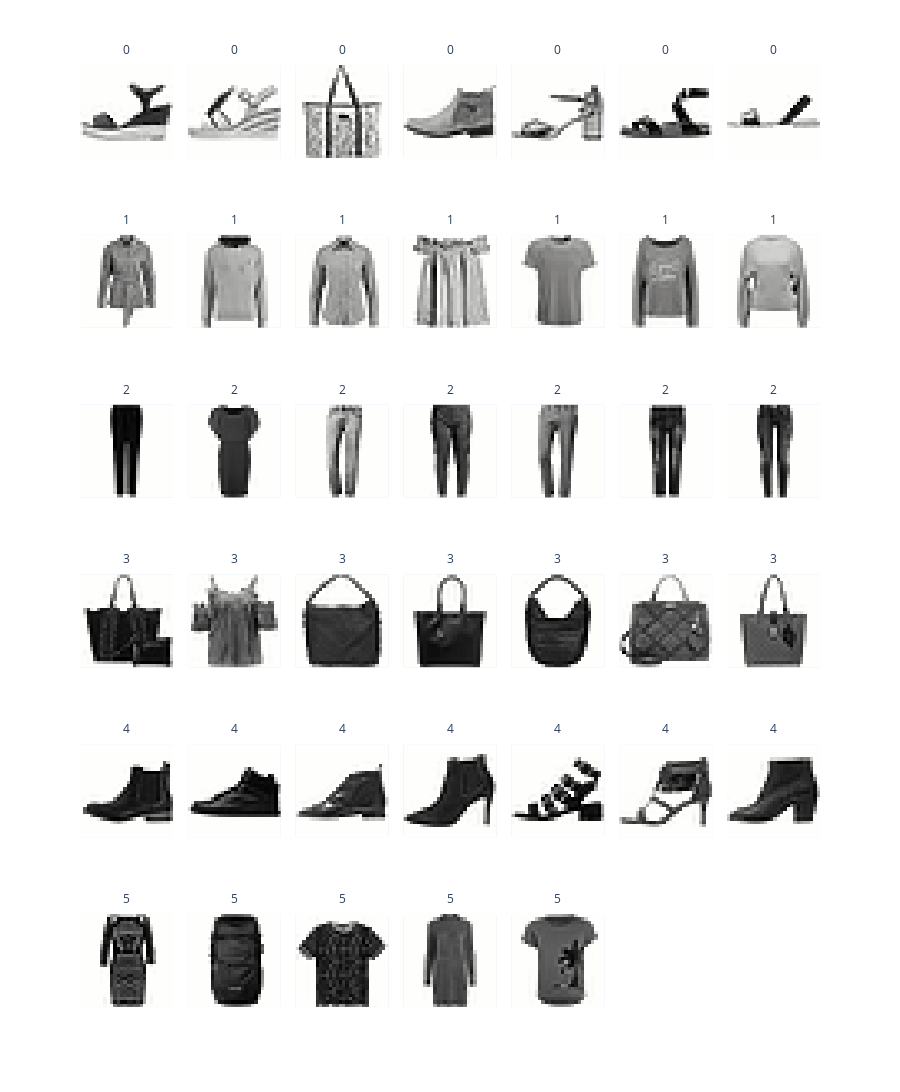

The notebook cell this image was saved under:
### Markdown cell above
<!-- BEGIN QUESTION -->

### Code cell
# TODO: Plot 7 images from each cluster (use the show_images function, 10 rows, 7 columns
# Sample 7 images from each cluster
cluster_examples = (
    kmeans_df.groupby("cluster", group_keys=False)
    .apply(lambda x: x.sample(7, random_state=SEED))
    .reset_index(drop=True)
)

fig = show_images(
    cluster_examples["image"].tolist(),
    ncols=7,
    labels=cluster_examples["cluster"].tolist(),
    reshape=True
)

fig.show()

### Figure 1 — Plotly figure (JSON) as saved in the notebook; plotly's stock layout.template omitted (floating-point values rounded to 4 significant figures; data arrays with more than 128 entries replaced by an {"elided": "..."} marker saying what was removed)
{"data": [{"hovertemplate": "x: %{x}<br>y: %{y}<br>color: %{z}<extra></extra>", "type": "heatmap", "yaxis": "y36", "z": {"elided": "28x28 float values"}, "coloraxis": "coloraxis", "xaxis": "x36", "name": "0"}, {"hovertemplate": "x: %{x}<br>y: %{y}<br>color: %{z}<extra></extra>", "type": "heatmap", "yaxis": "y37", "z": {"elided": "28x28 float values"}, "coloraxis": "coloraxis", "xaxis": "x37", "name": "1"}, {"hovertemplate": "x: %{x}<br>y: %{y}<br>color: %{z}<extra></extra>", "type": "heatmap", "yaxis": "y38", "z": {"elided": "28x28 float values"}, "coloraxis": "coloraxis", "xaxis": "x38", "name": "2"}, {"hovertemplate": "x: %{x}<br>y: %{y}<br>color: %{z}<extra></extra>", "type": "heatmap", "yaxis": "y39", "z": {"elided": "28x28 float values"}, "coloraxis": "coloraxis", "xaxis": "x39", "name": "3"}, {"hovertemplate": "x: %{x}<br>y: %{y}<br>color: %{z}<extra></extra>", "type": "heatmap", "yaxis": "y40", "z": {"elided": "28x28 float values"}, "coloraxis": "coloraxis", "xaxis": "x40", "name": "4"}, {"hovertemplate": "x: %{x}<br>y: %{y}<br>color: %{z}<extra></extra>", "type": "heatmap", "yaxis": "y41", "z": {"elided": "28x28 float values"}, "coloraxis": "coloraxis", "xaxis": "x41", "name": "5"}, {"hovertemplate": "x: %{x}<br>y: %{y}<br>color: %{z}<extra></extra>", "type": "heatmap", "yaxis": "y42", "z": {"elided": "28x28 float values"}, "coloraxis": "coloraxis", "xaxis": "x42", "name": "6"}, {"hovertemplate": "x: %{x}<br>y: %{y}<br>color: %{z}<extra></extra>", "type": "heatmap", "yaxis": "y29", "z": {"elided": "28x28 float values"}, "coloraxis": "coloraxis", "xaxis": "x29", "name": "7"}, {"hovertemplate": "x: %{x}<br>y: %{y}<br>color: %{z}<extra></extra>", "type": "heatmap", "yaxis": "y30", "z": {"elided": "28x28 float values"}, "coloraxis": "coloraxis", "xaxis": "x30", "name": "8"}, {"hovertemplate": "x: %{x}<br>y: %{y}<br>color: %{z}<extra></extra>", "type": "heatmap", "yaxis": "y31", "z": {"elided": "28x28 float values"}, "coloraxis": "coloraxis", "xaxis": "x31", "name": "9"}, {"hovertemplate": "x: %{x}<br>y: %{y}<br>color: %{z}<extra></extra>", "type": "heatmap", "yaxis": "y32", "z": {"elided": "28x28 float values"}, "coloraxis": "coloraxis", "xaxis": "x32", "name": "10"}, {"hovertemplate": "x: %{x}<br>y: %{y}<br>color: %{z}<extra></extra>", "type": "heatmap", "yaxis": "y33", "z": {"elided": "28x28 float values"}, "coloraxis": "coloraxis", "xaxis": "x33", "name": "11"}, {"hovertemplate": "x: %{x}<br>y: %{y}<br>color: %{z}<extra></extra>", "type": "heatmap", "yaxis": "y34", "z": {"elided": "28x28 float values"}, "coloraxis": "coloraxis", "xaxis": "x34", "name": "12"}, {"hovertemplate": "x: %{x}<br>y: %{y}<br>color: %{z}<extra></extra>", "type": "heatmap", "yaxis": "y35", "z": {"elided": "28x28 float values"}, "coloraxis": "coloraxis", "xaxis": "x35", "name": "13"}, {"hovertemplate": "x: %{x}<br>y: %{y}<br>color: %{z}<extra></extra>", "type": "heatmap", "yaxis": "y22", "z": {"elided": "28x28 float values"}, "coloraxis": "coloraxis", "xaxis": "x22", "name": "14"}, {"hovertemplate": "x: %{x}<br>y: %{y}<br>color: %{z}<extra></extra>", "type": "heatmap", "yaxis": "y23", "z": {"elided": "28x28 float values"}, "coloraxis": "coloraxis", "xaxis": "x23", "name": "15"}, {"hovertemplate": "x: %{x}<br>y: %{y}<br>color: %{z}<extra></extra>", "type": "heatmap", "yaxis": "y24", "z": {"elided": "28x28 float values"}, "coloraxis": "coloraxis", "xaxis": "x24", "name": "16"}, {"hovertemplate": "x: %{x}<br>y: %{y}<br>color: %{z}<extra></extra>", "type": "heatmap", "yaxis": "y25", "z": {"elided": "28x28 float values"}, "coloraxis": "coloraxis", "xaxis": "x25", "name": "17"}, {"hovertemplate": "x: %{x}<br>y: %{y}<br>color: %{z}<extra></extra>", "type": "heatmap", "yaxis": "y26", "z": {"elided": "28x28 float values"}, "coloraxis": "coloraxis", "xaxis": "x26", "name": "18"}, {"hovertemplate": "x: %{x}<br>y: %{y}<br>color: %{z}<extra></extra>", "type": "heatmap", "yaxis": "y27", "z": {"elided": "28x28 float values"}, "coloraxis": "coloraxis", "xaxis": "x27", "name": "19"}, {"hovertemplate": "x: %{x}<br>y: %{y}<br>color: %{z}<extra></extra>", "type": "heatmap", "yaxis": "y28", "z": {"elided": "28x28 float values"}, "coloraxis": "coloraxis", "xaxis": "x28", "name": "20"}, {"hovertemplate": "x: %{x}<br>y: %{y}<br>color: %{z}<extra></extra>", "type": "heatmap", "yaxis": "y15", "z": {"elided": "28x28 float values"}, "coloraxis": "coloraxis", "xaxis": "x15", "name": "21"}, {"hovertemplate": "x: %{x}<br>y: %{y}<br>color: %{z}<extra></extra>", "type": "heatmap", "yaxis": "y16", "z": {"elided": "28x28 float values"}, "coloraxis": "coloraxis", "xaxis": "x16", "name": "22"}, {"hovertemplate": "x: %{x}<br>y: %{y}<br>color: %{z}<extra></extra>", "type": "heatmap", "yaxis": "y17", "z": {"elided": "28x28 float values"}, "coloraxis": "coloraxis", "xaxis": "x17", "name": "23"}, {"hovertemplate": "x: %{x}<br>y: %{y}<br>color: %{z}<extra></extra>", "type": "heatmap", "yaxis": "y18", "z": {"elided": "28x28 float values"}, "coloraxis": "coloraxis", "xaxis": "x18", "name": "24"}, {"hovertemplate": "x: %{x}<br>y: %{y}<br>color: %{z}<extra></extra>", "type": "heatmap", "yaxis": "y19", "z": {"elided": "28x28 float values"}, "coloraxis": "coloraxis", "xaxis": "x19", "name": "25"}, {"hovertemplate": "x: %{x}<br>y: %{y}<br>color: %{z}<extra></extra>", "type": "heatmap", "yaxis": "y20", "z": {"elided": "28x28 float values"}, "coloraxis": "coloraxis", "xaxis": "x20", "name": "26"}, {"hovertemplate": "x: %{x}<br>y: %{y}<br>color: %{z}<extra></extra>", "type": "heatmap", "yaxis": "y21", "z": {"elided": "28x28 float values"}, "coloraxis": "coloraxis", "xaxis": "x21", "name": "27"}, {"hovertemplate": "x: %{x}<br>y: %{y}<br>color: %{z}<extra></extra>", "type": "heatmap", "yaxis": "y8", "z": {"elided": "28x28 float values"}, "coloraxis": "coloraxis", "xaxis": "x8", "name": "28"}, {"hovertemplate": "x: %{x}<br>y: %{y}<br>color: %{z}<extra></extra>", "type": "heatmap", "yaxis": "y9", "z": {"elided": "28x28 float values"}, "coloraxis": "coloraxis", "xaxis": "x9", "name": "29"}, {"hovertemplate": "x: %{x}<br>y: %{y}<br>color: %{z}<extra></extra>", "type": "heatmap", "yaxis": "y10", "z": {"elided": "28x28 float values"}, "coloraxis": "coloraxis", "xaxis": "x10", "name": "30"}, {"hovertemplate": "x: %{x}<br>y: %{y}<br>color: %{z}<extra></extra>", "type": "heatmap", "yaxis": "y11", "z": {"elided": "28x28 float values"}, "coloraxis": "coloraxis", "xaxis": "x11", "name": "31"}, {"hovertemplate": "x: %{x}<br>y: %{y}<br>color: %{z}<extra></extra>", "type": "heatmap", "yaxis": "y12", "z": {"elided": "28x28 float values"}, "coloraxis": "coloraxis", "xaxis": "x12", "name": "32"}, {"hovertemplate": "x: %{x}<br>y: %{y}<br>color: %{z}<extra></extra>", "type": "heatmap", "yaxis": "y13", "z": {"elided": "28x28 float values"}, "coloraxis": "coloraxis", "xaxis": "x13", "name": "33"}, {"hovertemplate": "x: %{x}<br>y: %{y}<br>color: %{z}<extra></extra>", "type": "heatmap", "yaxis": "y14", "z": {"elided": "28x28 float values"}, "coloraxis": "coloraxis", "xaxis": "x14", "name": "34"}, {"hovertemplate": "x: %{x}<br>y: %{y}<br>color: %{z}<extra></extra>", "type": "heatmap", "yaxis": "y", "z": {"elided": "28x28 float values"}, "coloraxis": "coloraxis", "xaxis": "x", "name": "35"}, {"hovertemplate": "x: %{x}<br>y: %{y}<br>color: %{z}<extra></extra>", "type": "heatmap", "yaxis": "y2", "z": {"elided": "28x28 float values"}, "coloraxis": "coloraxis", "xaxis": "x2", "name": "36"}, {"hovertemplate": "x: %{x}<br>y: %{y}<br>color: %{z}<extra></extra>", "type": "heatmap", "yaxis": "y3", "z": {"elided": "28x28 float values"}, "coloraxis": "coloraxis", "xaxis": "x3", "name": "37"}, {"hovertemplate": "x: %{x}<br>y: %{y}<br>color: %{z}<extra></extra>", "type": "heatmap", "yaxis": "y4", "z": {"elided": "28x28 float values"}, "coloraxis": "coloraxis", "xaxis": "x4", "name": "38"}, {"hovertemplate": "x: %{x}<br>y: %{y}<br>color: %{z}<extra></extra>", "type": "heatmap", "yaxis": "y5", "z": {"elided": "28x28 float values"}, "coloraxis": "coloraxis", "xaxis": "x5", "name": "39"}], "layout": {"yaxis36": {"matches": "y", "anchor": "x36", "showgrid": false, "showticklabels": false, "domain": [0.8917, 1.0]}, "xaxis27": {"matches": "x", "anchor": "y27", "showgrid": false, "showticklabels": false, "domain": [0.7286, 0.8543]}, "yaxis4": {"matches": "y", "anchor": "x4", "showgrid": false, "showticklabels": false, "domain": [0.0, 0.1083]}, "yaxis17": {"matches": "y", "anchor": "x17", "showgrid": false, "showticklabels": false, "domain": [0.3567, 0.465]}, "yaxis10": {"matches": "y", "anchor": "x10", "showgrid": false, "showticklabels": false, "domain": [0.1783, 0.2867]}, "xaxis28": {"matches": "x", "anchor": "y28", "showgrid": false, "showticklabels": false, "domain": [0.8743, 1.0]}, "xaxis14": {"matches": "x", "anchor": "y14", "showgrid": false, "showticklabels": false, "domain": [0.8743, 1.0]}, "xaxis35": {"matches": "x", "anchor": "y35", "showgrid": false, "showticklabels": false, "domain": [0.8743, 1.0]}, "yaxis38": {"matches": "y", "anchor": "x38", "showgrid": false, "showticklabels": false, "domain": [0.8917, 1.0]}, "yaxis13": {"matches": "y", "anchor": "x13", "showgrid": false, "showticklabels": false, "domain": [0.1783, 0.2867]}, "xaxis39": {"matches": "x", "anchor": "y39", "showgrid": false, "showticklabels": false, "domain": [0.4371, 0.5629]}, "yaxis21": {"matches": "y", "anchor": "x21", "showgrid": false, "showticklabels": false, "domain": [0.3567, 0.465]}, "yaxis": {"autorange": "reversed", "showticklabels": false, "anchor": "x", "showgrid": false, "constrain": "domain", "domain": [0.0, 0.1083]}, "xaxis29": {"matches": "x", "anchor": "y29", "showgrid": false, "showticklabels": false, "domain": [0.0, 0.1257]}, "margin": {"t": 60.0}, "yaxis27": {"matches": "y", "anchor": "x27", "showgrid": false, "showticklabels": false, "domain": [0.535, 0.6433]}, "xaxis42": {"matches": "x", "anchor": "y42", "showgrid": false, "showticklabels": false, "domain": [0.8743, 1.0]}, "xaxis37": {"matches": "x", "anchor": "y37", "showgrid": false, "showticklabels": false, "domain": [0.1457, 0.2714]}, "xaxis36": {"matches": "x", "anchor": "y36", "showgrid": false, "showticklabels": false, "domain": [0.0, 0.1257]}, "yaxis7": {"matches": "y", "anchor": "x7", "showgrid": false, "showticklabels": false, "domain": [0.0, 0.1083]}, "xaxis30": {"matches": "x", "anchor": "y30", "showgrid": false, "showticklabels": false, "domain": [0.1457, 0.2714]}, "yaxis16": {"matches": "y", "anchor": "x16", "showgrid": false, "showticklabels": false, "domain": [0.3567, 0.465]}, "yaxis28": {"matches": "y", "anchor": "x28", "showgrid": false, "showticklabels": false, "domain": [0.535, 0.6433]}, "yaxis11": {"matches": "y", "anchor": "x11", "showgrid": false, "showticklabels": false, "domain": [0.1783, 0.2867]}, "yaxis26": {"matches": "y", "anchor": "x26", "showgrid": false, "showticklabels": false, "domain": [0.535, 0.6433]}, "yaxis24": {"matches": "y", "anchor": "x24", "showgrid": false, "showticklabels": false, "domain": [0.535, 0.6433]}, "yaxis34": {"matches": "y", "anchor": "x34", "showgrid": false, "showticklabels": false, "domain": [0.7133, 0.8217]}, "yaxis5": {"matches": "y", "anchor": "x5", "showgrid": false, "showticklabels": false, "domain": [0.0, 0.1083]}, "yaxis32": {"matches": "y", "anchor": "x32", "showgrid": false, "showticklabels": false, "domain": [0.7133, 0.8217]}, "xaxis26": {"matches": "x", "anchor": "y26", "showgrid": false, "showticklabels": false, "domain": [0.5829, 0.7086]}, "xaxis16": {"matches": "x", "anchor": "y16", "showgrid": false, "showticklabels": false, "domain": [0.1457, 0.2714]}, "xaxis10": {"matches": "x", "anchor": "y10", "showgrid": false, "showticklabels": false, "domain": [0.2914, 0.4171]}, "xaxis19": {"matches": "x", "anchor": "y19", "showgrid": false, "showticklabels": false, "domain": [0.5829, 0.7086]}, "xaxis25": {"matches": "x", "anchor": "y25", "showgrid": false, "showticklabels": false, "domain": [0.4371, 0.5629]}, "xaxis20": {"matches": "x", "anchor": "y20", "showgrid": false, "showticklabels": false, "domain": [0.7286, 0.8543]}, "coloraxis": {"colorscale": [[0.0, "rgb(254, 254, 253)"], [0.09091, "rgb(224, 224, 223)"], [0.1818, "rgb(197, 197, 195)"], [0.2727, "rgb(171, 171, 170)"], [0.3636, "rgb(146, 146, 145)"], [0.4545, "rgb(124, 123, 122)"], [0.5455, "rgb(102, 101, 101)"], [0.6364, "rgb(81, 80, 80)"], [0.7273, "rgb(59, 59, 59)"], [0.8182, "rgb(38, 38, 38)"], [0.9091, "rgb(16, 16, 16)"], [1.0, "rgb(0, 0, 0)"]], "showscale": false}, "xaxis18": {"matches": "x", "anchor": "y18", "showgrid": false, "showticklabels": false, "domain": [0.4371, 0.5629]}, "xaxis32": {"matches": "x", "anchor": "y32", "showgrid": false, "showticklabels": false, "domain": [0.4371, 0.5629]}, "xaxis15": {"matches": "x", "anchor": "y15", "showgrid": false, "showticklabels": false, "domain": [0.0, 0.1257]}, "xaxis9": {"matches": "x", "anchor": "y9", "showgrid": false, "showticklabels": false, "domain": [0.1457, 0.2714]}, "xaxis22": {"matches": "x", "anchor": "y22", "showgrid": false, "showticklabels": false, "domain": [0.0, 0.1257]}, "yaxis30": {"matches": "y", "anchor": "x30", "showgrid": false, "showticklabels": false, "domain": [0.7133, 0.8217]}, "yaxis40": {"matches": "y", "anchor": "x40", "showgrid": false, "showticklabels": false, "domain": [0.8917, 1.0]}, "yaxis39": {"matches": "y", "anchor": "x39", "showgrid": false, "showticklabels": false, "domain": [0.8917, 1.0]}, "xaxis17": {"matches": "x", "anchor": "y17", "showgrid": false, "showticklabels": false, "domain": [0.2914, 0.4171]}, "yaxis41": {"matches": "y", "anchor": "x41", "showgrid": false, "showticklabels": false, "domain": [0.8917, 1.0]}, "xaxis23": {"matches": "x", "anchor": "y23", "showgrid": false, "showticklabels": false, "domain": [0.1457, 0.2714]}, "yaxis8": {"matches": "y", "anchor": "x8", "showgrid": false, "showticklabels": false, "domain": [0.1783, 0.2867]}, "xaxis4": {"matches": "x", "anchor": "y4", "showgrid": false, "showticklabels": false, "domain": [0.4371, 0.5629]}, "xaxis40": {"matches": "x", "anchor": "y40", "showgrid": false, "showticklabels": false, "domain": [0.5829, 0.7086]}, "xaxis21": {"matches": "x", "anchor": "y21", "showgrid": false, "showticklabels": false, "domain": [0.8743, 1.0]}, "xaxis6": {"matches": "x", "anchor": "y6", "showgrid": false, "showticklabels": false, "domain": [0.7286, 0.8543]}, "yaxis19": {"matches": "y", "anchor": "x19", "showgrid": false, "showticklabels": false, "domain": [0.3567, 0.465]}, "xaxis7": {"matches": "x", "anchor": "y7", "showgrid": false, "showticklabels": false, "domain": [0.8743, 1.0]}, "xaxis": {"showticklabels": false, "anchor": "y", "showgrid": false, "constrain": "domain", "domain": [0.0, 0.1257], "scaleanchor": "y"}, "yaxis14": {"matches": "y", "anchor": "x14", "showgrid": false, "showticklabels": false, "domain": [0.1783, 0.2867]}, "yaxis20": {"matches": "y", "anchor": "x20", "showgrid": false, "showticklabels": false, "domain": [0.3567, 0.465]}, "height": 1320.0, "xaxis38": {"matches": "x", "anchor": "y38", "showgrid": false, "showticklabels": false, "domain": [0.2914, 0.4171]}, "xaxis8": {"matches": "x", "anchor": "y8", "showgrid": false, "showticklabels": false, "domain": [0.0, 0.1257]}, "yaxis9": {"matches": "y", "anchor": "x9", "showgrid": false, "showticklabels": false, "domain": [0.1783, 0.2867]}, "yaxis12": {"matches": "y", "anchor": "x12", "showgrid": false, "showticklabels": false, "domain": [0.1783, 0.2867]}, "xaxis24": {"matches": "x", "anchor": "y24", "showgrid": false, "showticklabels": false, "domain": [0.2914, 0.4171]}, "xaxis41": {"matches": "x", "anchor": "y41", "showgrid": false, "showticklabels": false, "domain": [0.7286, 0.8543]}, "xaxis33": {"matches": "x", "anchor": "y33", "showgrid": false, "showticklabels": false, "domain": [0.5829, 0.7086]}, "xaxis34": {"matches": "x", "anchor": "y34", "showgrid": false, "showticklabels": false, "domain": [0.7286, 0.8543]}, "xaxis12": {"matches": "x", "anchor": "y12", "showgrid": false, "showticklabels": false, "domain": [0.5829, 0.7086]}, "yaxis25": {"matches": "y", "anchor": "x25", "showgrid": false, "showticklabels": false, "domain": [0.535, 0.6433]}, "yaxis29": {"matches": "y", "anchor": "x29", "showgrid": false, "showticklabels": false, "domain": [0.7133, 0.8217]}, "xaxis11": {"matches": "x", "anchor": "y11", "showgrid": false, "showticklabels": false, "domain": [0.4371, 0.5629]}, "xaxis3": {"matches": "x", "anchor": "y3", "showgrid": false, "showticklabels": false, "domain": [0.2914, 0.4171]}, "yaxis35": {"matches": "y", "anchor": "x35", "showgrid": false, "showticklabels": false, "domain": [0.7133, 0.8217]}, "yaxis33": {"matches": "y", "anchor": "x33", "showgrid": false, "showticklabels": false, "domain": [0.7133, 0.8217]}, "xaxis31": {"matches": "x", "anchor": "y31", "showgrid": false, "showticklabels": false, "domain": [0.2914, 0.4171]}, "yaxis37": {"matches": "y", "anchor": "x37", "showgrid": false, "showticklabels": false, "domain": [0.8917, 1.0]}, "yaxis23": {"matches": "y", "anchor": "x23", "showgrid": false, "showticklabels": false, "domain": [0.535, 0.6433]}, "xaxis13": {"matches": "x", "anchor": "y13", "showgrid": false, "showticklabels": false, "domain": [0.7286, 0.8543]}, "xaxis5": {"matches": "x", "anchor": "y5", "showgrid": false, "showticklabels": false, "domain": [0.5829, 0.7086]}, "yaxis2": {"matches": "y", "anchor": "x2", "showgrid": false, "showticklabels": false, "domain": [0.0, 0.1083]}, "yaxis22": {"matches": "y", "anchor": "x22", "showgrid": false, "showticklabels": false, "domain": [0.535, 0.6433]}, "yaxis15": {"matches": "y", "anchor": "x15", "showgrid": false, "showticklabels": false, "domain": [0.3567, 0.465]}, "yaxis18": {"matches": "y", "anchor": "x18", "showgrid": false, "showticklabels": false, "domain": [0.3567, 0.465]}, "yaxis3": {"matches": "y", "anchor": "x3", "showgrid": false, "showticklabels": false, "domain": [0.0, 0.1083]}, "annotations": [{"text": "5", "y": 0.1083, "showarrow": false, "yanchor": "bottom", "xanchor": "center", "x": 0.06286, "font": {}, "xref": "paper", "yref": "paper"}, {"text": "5", "y": 0.1083, "showarrow": false, "yanchor": "bottom", "xanchor": "center", "x": 0.2086, "font": {}, "xref": "paper", "yref": "paper"}, {"text": "5", "y": 0.1083, "showarrow": false, "yanchor": "bottom", "xanchor": "center", "x": 0.3543, "font": {}, "xref": "paper", "yref": "paper"}, {"text": "5", "y": 0.1083, "showarrow": false, "yanchor": "bottom", "xanchor": "center", "x": 0.5, "font": {}, "xref": "paper", "yref": "paper"}, {"text": "5", "y": 0.1083, "showarrow": false, "yanchor": "bottom", "xanchor": "center", "x": 0.6457, "font": {}, "xref": "paper", "yref": "paper"}, {"text": "4", "y": 0.2867, "showarrow": false, "yanchor": "bottom", "xanchor": "center", "x": 0.06286, "font": {}, "xref": "paper", "yref": "paper"}, {"text": "4", "y": 0.2867, "showarrow": false, "yanchor": "bottom", "xanchor": "center", "x": 0.2086, "font": {}, "xref": "paper", "yref": "paper"}, {"text": "4", "y": 0.2867, "showarrow": false, "yanchor": "bottom", "xanchor": "center", "x": 0.3543, "font": {}, "xref": "paper", "yref": "paper"}, {"text": "4", "y": 0.2867, "showarrow": false, "yanchor": "bottom", "xanchor": "center", "x": 0.5, "font": {}, "xref": "paper", "yref": "paper"}, {"text": "4", "y": 0.2867, "showarrow": false, "yanchor": "bottom", "xanchor": "center", "x": 0.6457, "font": {}, "xref": "paper", "yref": "paper"}, {"text": "4", "y": 0.2867, "showarrow": false, "yanchor": "bottom", "xanchor": "center", "x": 0.7914, "font": {}, "xref": "paper", "yref": "paper"}, {"text": "4", "y": 0.2867, "showarrow": false, "yanchor": "bottom", "xanchor": "center", "x": 0.9371, "font": {}, "xref": "paper", "yref": "paper"}, {"text": "3", "y": 0.465, "showarrow": false, "yanchor": "bottom", "xanchor": "center", "x": 0.06286, "font": {}, "xref": "paper", "yref": "paper"}, {"text": "3", "y": 0.465, "showarrow": false, "yanchor": "bottom", "xanchor": "center", "x": 0.2086, "font": {}, "xref": "paper", "yref": "paper"}, {"text": "3", "y": 0.465, "showarrow": false, "yanchor": "bottom", "xanchor": "center", "x": 0.3543, "font": {}, "xref": "paper", "yref": "paper"}, {"text": "3", "y": 0.465, "showarrow": false, "yanchor": "bottom", "xanchor": "center", "x": 0.5, "font": {}, "xref": "paper", "yref": "paper"}, {"text": "3", "y": 0.465, "showarrow": false, "yanchor": "bottom", "xanchor": "center", "x": 0.6457, "font": {}, "xref": "paper", "yref": "paper"}, {"text": "3", "y": 0.465, "showarrow": false, "yanchor": "bottom", "xanchor": "center", "x": 0.7914, "font": {}, "xref": "paper", "yref": "paper"}, {"text": "3", "y": 0.465, "showarrow": false, "yanchor": "bottom", "xanchor": "center", "x": 0.9371, "font": {}, "xref": "paper", "yref": "paper"}, {"text": "2", "y": 0.6433, "showarrow": false, "yanchor": "bottom", "xanchor": "center", "x": 0.06286, "font": {}, "xref": "paper", "yref": "paper"}, {"text": "2", "y": 0.6433, "showarrow": false, "yanchor": "bottom", "xanchor": "center", "x": 0.2086, "font": {}, "xref": "paper", "yref": "paper"}, {"text": "2", "y": 0.6433, "showarrow": false, "yanchor": "bottom", "xanchor": "center", "x": 0.3543, "font": {}, "xref": "paper", "yref": "paper"}, {"text": "2", "y": 0.6433, "showarrow": false, "yanchor": "bottom", "xanchor": "center", "x": 0.5, "font": {}, "xref": "paper", "yref": "paper"}, {"text": "2", "y": 0.6433, "showarrow": false, "yanchor": "bottom", "xanchor": "center", "x": 0.6457, "font": {}, "xref": "paper", "yref": "paper"}, {"text": "2", "y": 0.6433, "showarrow": false, "yanchor": "bottom", "xanchor": "center", "x": 0.7914, "font": {}, "xref": "paper", "yref": "paper"}, {"text": "2", "y": 0.6433, "showarrow": false, "yanchor": "bottom", "xanchor": "center", "x": 0.9371, "font": {}, "xref": "paper", "yref": "paper"}, {"text": "1", "y": 0.8217, "showarrow": false, "yanchor": "bottom", "xanchor": "center", "x": 0.06286, "font": {}, "xref": "paper", "yref": "paper"}, {"text": "1", "y": 0.8217, "showarrow": false, "yanchor": "bottom", "xanchor": "center", "x": 0.2086, "font": {}, "xref": "paper", "yref": "paper"}, {"text": "1", "y": 0.8217, "showarrow": false, "yanchor": "bottom", "xanchor": "center", "x": 0.3543, "font": {}, "xref": "paper", "yref": "paper"}, {"text": "1", "y": 0.8217, "showarrow": false, "yanchor": "bottom", "xanchor": "center", "x": 0.5, "font": {}, "xref": "paper", "yref": "paper"}, {"text": "1", "y": 0.8217, "showarrow": false, "yanchor": "bottom", "xanchor": "center", "x": 0.6457, "font": {}, "xref": "paper", "yref": "paper"}, {"text": "1", "y": 0.8217, "showarrow": false, "yanchor": "bottom", "xanchor": "center", "x": 0.7914, "font": {}, "xref": "paper", "yref": "paper"}, {"text": "1", "y": 0.8217, "showarrow": false, "yanchor": "bottom", "xanchor": "center", "x": 0.9371, "font": {}, "xref": "paper", "yref": "paper"}, {"text": "0", "y": 1.0, "showarrow": false, "yanchor": "bottom", "xanchor": "center", "x": 0.06286, "font": {}, "xref": "paper", "yref": "paper"}, {"text": "0", "y": 1.0, "showarrow": false, "yanchor": "bottom", "xanchor": "center", "x": 0.2086, "font": {}, "xref": "paper", "yref": "paper"}, {"text": "0", "y": 1.0, "showarrow": false, "yanchor": "bottom", "xanchor": "center", "x": 0.3543, "font": {}, "xref": "paper", "yref": "paper"}, {"text": "0", "y": 1.0, "showarrow": false, "yanchor": "bottom", "xanchor": "center", "x": 0.5, "font": {}, "xref": "paper", "yref": "paper"}, {"text": "0", "y": 1.0, "showarrow": false, "yanchor": "bottom", "xanchor": "center", "x": 0.6457, "font": {}, "xref": "paper", "yref": "paper"}, {"text": "0", "y": 1.0, "showarrow": false, "yanchor": "bottom", "xanchor": "center", "x": 0.7914, "font": {}, "xref": "paper", "yref": "paper"}, {"text": "0", "y": 1.0, "showarrow": false, "yanchor": "bottom", "xanchor": "center", "x": 0.9371, "font": {}, "xref": "paper", "yref": "paper"}], "yaxis31": {"matches": "y", "anchor": "x31", "showgrid": false, "showticklabels": false, "domain": [0.7133, 0.8217]}, "yaxis6": {"matches": "y", "anchor": "x6", "showgrid": false, "showticklabels": false, "domain": [0.0, 0.1083]}, "yaxis42": {"matches": "y", "anchor": "x42", "showgrid": false, "showticklabels": false, "domain": [0.8917, 1.0]}, "xaxis2": {"matches": "x", "anchor": "y2", "showgrid": false, "showticklabels": false, "domain": [0.1457, 0.2714]}}}
